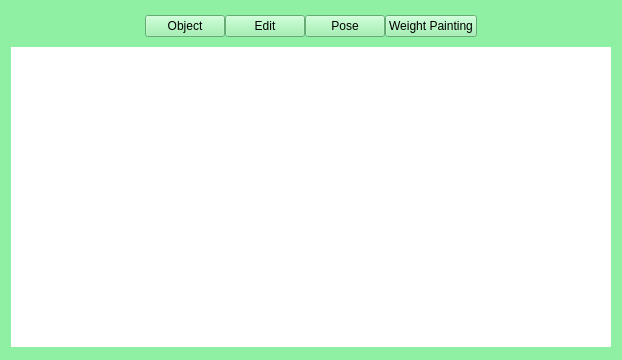
<?xml version="1.0" encoding="UTF-8"?>
<ui version="4.0">
 <class>FGEArmatureInteractionForm</class>
 <widget class="QWidget" name="FGEArmatureInteractionForm">
  <property name="geometry">
   <rect>
    <x>0</x>
    <y>0</y>
    <width>618</width>
    <height>360</height>
   </rect>
  </property>
  <property name="windowTitle">
   <string>Form</string>
  </property>
  <property name="styleSheet">
   <string notr="true">background-color: rgb(143, 240, 164);</string>
  </property>
  <layout class="QGridLayout" name="gridLayout">
   <item row="0" column="0">
    <widget class="QWidget" name="widget_menu_interaction" native="true">
     <property name="minimumSize">
      <size>
       <width>600</width>
       <height>30</height>
      </size>
     </property>
     <property name="maximumSize">
      <size>
       <width>600</width>
       <height>30</height>
      </size>
     </property>
     <property name="styleSheet">
      <string notr="true"/>
     </property>
     <layout class="QGridLayout" name="gridLayout_2">
      <property name="leftMargin">
       <number>0</number>
      </property>
      <property name="topMargin">
       <number>0</number>
      </property>
      <property name="rightMargin">
       <number>0</number>
      </property>
      <property name="bottomMargin">
       <number>0</number>
      </property>
      <property name="spacing">
       <number>0</number>
      </property>
      <item row="0" column="0">
       <spacer name="horizontalSpacer">
        <property name="orientation">
         <enum>Qt::Horizontal</enum>
        </property>
        <property name="sizeHint" stdset="0">
         <size>
          <width>40</width>
          <height>20</height>
         </size>
        </property>
       </spacer>
      </item>
      <item row="0" column="5">
       <spacer name="horizontalSpacer_2">
        <property name="orientation">
         <enum>Qt::Horizontal</enum>
        </property>
        <property name="sizeHint" stdset="0">
         <size>
          <width>40</width>
          <height>20</height>
         </size>
        </property>
       </spacer>
      </item>
      <item row="0" column="3">
       <widget class="QPushButton" name="pushButton_pose_mode">
        <property name="maximumSize">
         <size>
          <width>120</width>
          <height>16777215</height>
         </size>
        </property>
        <property name="text">
         <string>Pose</string>
        </property>
       </widget>
      </item>
      <item row="0" column="2">
       <widget class="QPushButton" name="pushButton_edit_mode">
        <property name="maximumSize">
         <size>
          <width>120</width>
          <height>16777215</height>
         </size>
        </property>
        <property name="text">
         <string>Edit</string>
        </property>
       </widget>
      </item>
      <item row="0" column="1">
       <widget class="QPushButton" name="pushButton_object_mode">
        <property name="maximumSize">
         <size>
          <width>120</width>
          <height>16777215</height>
         </size>
        </property>
        <property name="text">
         <string>Object</string>
        </property>
       </widget>
      </item>
      <item row="0" column="4">
       <widget class="QPushButton" name="pushButton_weight_mode">
        <property name="maximumSize">
         <size>
          <width>120</width>
          <height>16777215</height>
         </size>
        </property>
        <property name="text">
         <string>Weight Painting</string>
        </property>
       </widget>
      </item>
     </layout>
    </widget>
   </item>
   <item row="1" column="0">
    <widget class="QWidget" name="widget_slider" native="true">
     <property name="minimumSize">
      <size>
       <width>600</width>
       <height>300</height>
      </size>
     </property>
     <property name="maximumSize">
      <size>
       <width>600</width>
       <height>300</height>
      </size>
     </property>
     <property name="styleSheet">
      <string notr="true">* {
	background-color: rgb(255, 255, 255);
}

</string>
     </property>
    </widget>
   </item>
  </layout>
 </widget>
 <resources/>
 <connections/>
</ui>
